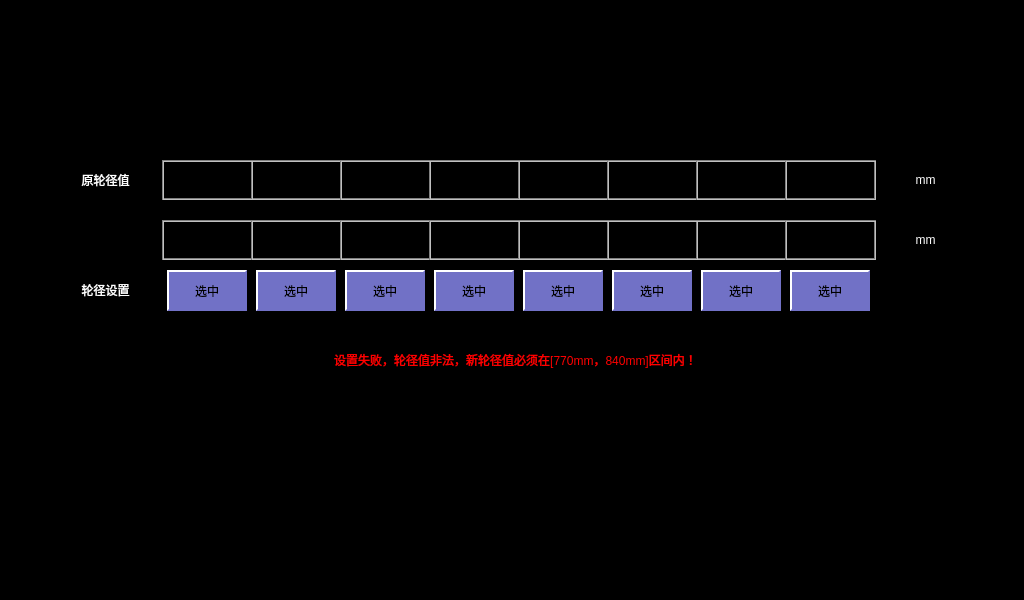
<?xml version="1.0" encoding="UTF-8"?>
<ui version="4.0">
 <class>WheelDiameterSet</class>
 <widget class="QWidget" name="WheelDiameterSet">
  <property name="geometry">
   <rect>
    <x>0</x>
    <y>0</y>
    <width>1024</width>
    <height>600</height>
   </rect>
  </property>
  <property name="windowTitle">
   <string>Form</string>
  </property>
  <property name="styleSheet">
   <string notr="true">QLabel
{
	color: white;
	border: 2px groove, gray;
    border-color: gray;
	font: 18px, &quot;微软雅黑&quot;;
}

QWidget
{
	background-color: black;
}

QPushButton
{
	font: 18px, &quot;微软雅黑&quot;;
    color: black;
	background-color: rgb(113, 113, 198);
	border:2px solid white; 
    border-right-color: rgb(113, 113, 198); 
    border-bottom-color: rgb(113, 113, 198);
}</string>
  </property>
  <widget class="QLabel" name="lblOriginD2">
   <property name="geometry">
    <rect>
     <x>518</x>
     <y>160</y>
     <width>91</width>
     <height>40</height>
    </rect>
   </property>
   <property name="text">
    <string/>
   </property>
   <property name="alignment">
    <set>Qt::AlignCenter</set>
   </property>
  </widget>
  <widget class="QLabel" name="lblOriginC2">
   <property name="geometry">
    <rect>
     <x>607</x>
     <y>160</y>
     <width>91</width>
     <height>40</height>
    </rect>
   </property>
   <property name="text">
    <string/>
   </property>
   <property name="alignment">
    <set>Qt::AlignCenter</set>
   </property>
  </widget>
  <widget class="QLabel" name="lblOriginD1">
   <property name="geometry">
    <rect>
     <x>429</x>
     <y>160</y>
     <width>91</width>
     <height>40</height>
    </rect>
   </property>
   <property name="text">
    <string/>
   </property>
   <property name="alignment">
    <set>Qt::AlignCenter</set>
   </property>
  </widget>
  <widget class="QLabel" name="lblOriginB2">
   <property name="geometry">
    <rect>
     <x>696</x>
     <y>160</y>
     <width>91</width>
     <height>40</height>
    </rect>
   </property>
   <property name="text">
    <string/>
   </property>
   <property name="alignment">
    <set>Qt::AlignCenter</set>
   </property>
  </widget>
  <widget class="QLabel" name="lblOriginB1">
   <property name="geometry">
    <rect>
     <x>251</x>
     <y>160</y>
     <width>91</width>
     <height>40</height>
    </rect>
   </property>
   <property name="text">
    <string/>
   </property>
   <property name="alignment">
    <set>Qt::AlignCenter</set>
   </property>
  </widget>
  <widget class="QLabel" name="lblOriginA1">
   <property name="geometry">
    <rect>
     <x>162</x>
     <y>160</y>
     <width>91</width>
     <height>40</height>
    </rect>
   </property>
   <property name="text">
    <string/>
   </property>
   <property name="alignment">
    <set>Qt::AlignCenter</set>
   </property>
  </widget>
  <widget class="QLabel" name="lblOriginA2">
   <property name="geometry">
    <rect>
     <x>785</x>
     <y>160</y>
     <width>91</width>
     <height>40</height>
    </rect>
   </property>
   <property name="text">
    <string/>
   </property>
   <property name="alignment">
    <set>Qt::AlignCenter</set>
   </property>
  </widget>
  <widget class="QLabel" name="lblOriginC1">
   <property name="geometry">
    <rect>
     <x>340</x>
     <y>160</y>
     <width>91</width>
     <height>40</height>
    </rect>
   </property>
   <property name="text">
    <string/>
   </property>
   <property name="alignment">
    <set>Qt::AlignCenter</set>
   </property>
  </widget>
  <widget class="QLabel" name="lblNewB2">
   <property name="geometry">
    <rect>
     <x>696</x>
     <y>220</y>
     <width>91</width>
     <height>40</height>
    </rect>
   </property>
   <property name="text">
    <string/>
   </property>
   <property name="alignment">
    <set>Qt::AlignCenter</set>
   </property>
  </widget>
  <widget class="QLabel" name="lblNewA1">
   <property name="geometry">
    <rect>
     <x>162</x>
     <y>220</y>
     <width>91</width>
     <height>40</height>
    </rect>
   </property>
   <property name="text">
    <string/>
   </property>
   <property name="alignment">
    <set>Qt::AlignCenter</set>
   </property>
  </widget>
  <widget class="QLabel" name="lblNewC2">
   <property name="geometry">
    <rect>
     <x>607</x>
     <y>220</y>
     <width>91</width>
     <height>40</height>
    </rect>
   </property>
   <property name="text">
    <string/>
   </property>
   <property name="alignment">
    <set>Qt::AlignCenter</set>
   </property>
  </widget>
  <widget class="QLabel" name="lblNewD2">
   <property name="geometry">
    <rect>
     <x>518</x>
     <y>220</y>
     <width>91</width>
     <height>40</height>
    </rect>
   </property>
   <property name="text">
    <string/>
   </property>
   <property name="alignment">
    <set>Qt::AlignCenter</set>
   </property>
  </widget>
  <widget class="QLabel" name="lblNewB1">
   <property name="geometry">
    <rect>
     <x>251</x>
     <y>220</y>
     <width>91</width>
     <height>40</height>
    </rect>
   </property>
   <property name="text">
    <string/>
   </property>
   <property name="alignment">
    <set>Qt::AlignCenter</set>
   </property>
  </widget>
  <widget class="QLabel" name="lblNewA2">
   <property name="geometry">
    <rect>
     <x>785</x>
     <y>220</y>
     <width>91</width>
     <height>40</height>
    </rect>
   </property>
   <property name="text">
    <string/>
   </property>
   <property name="alignment">
    <set>Qt::AlignCenter</set>
   </property>
  </widget>
  <widget class="QLabel" name="lblNewC1">
   <property name="geometry">
    <rect>
     <x>340</x>
     <y>220</y>
     <width>91</width>
     <height>40</height>
    </rect>
   </property>
   <property name="text">
    <string/>
   </property>
   <property name="alignment">
    <set>Qt::AlignCenter</set>
   </property>
  </widget>
  <widget class="QLabel" name="lblNewD1">
   <property name="geometry">
    <rect>
     <x>429</x>
     <y>220</y>
     <width>91</width>
     <height>40</height>
    </rect>
   </property>
   <property name="text">
    <string/>
   </property>
   <property name="alignment">
    <set>Qt::AlignCenter</set>
   </property>
  </widget>
  <widget class="QPushButton" name="btnA1">
   <property name="geometry">
    <rect>
     <x>167</x>
     <y>270</y>
     <width>80</width>
     <height>41</height>
    </rect>
   </property>
   <property name="focusPolicy">
    <enum>Qt::NoFocus</enum>
   </property>
   <property name="text">
    <string>选中</string>
   </property>
  </widget>
  <widget class="QPushButton" name="btnB1">
   <property name="geometry">
    <rect>
     <x>256</x>
     <y>270</y>
     <width>80</width>
     <height>41</height>
    </rect>
   </property>
   <property name="focusPolicy">
    <enum>Qt::NoFocus</enum>
   </property>
   <property name="text">
    <string>选中</string>
   </property>
  </widget>
  <widget class="QPushButton" name="btnC1">
   <property name="geometry">
    <rect>
     <x>345</x>
     <y>270</y>
     <width>80</width>
     <height>41</height>
    </rect>
   </property>
   <property name="focusPolicy">
    <enum>Qt::NoFocus</enum>
   </property>
   <property name="text">
    <string>选中</string>
   </property>
  </widget>
  <widget class="QPushButton" name="btnD1">
   <property name="geometry">
    <rect>
     <x>434</x>
     <y>270</y>
     <width>80</width>
     <height>41</height>
    </rect>
   </property>
   <property name="focusPolicy">
    <enum>Qt::NoFocus</enum>
   </property>
   <property name="text">
    <string>选中</string>
   </property>
  </widget>
  <widget class="QPushButton" name="btnD2">
   <property name="geometry">
    <rect>
     <x>523</x>
     <y>270</y>
     <width>80</width>
     <height>41</height>
    </rect>
   </property>
   <property name="focusPolicy">
    <enum>Qt::NoFocus</enum>
   </property>
   <property name="text">
    <string>选中</string>
   </property>
  </widget>
  <widget class="QPushButton" name="btnC2">
   <property name="geometry">
    <rect>
     <x>612</x>
     <y>270</y>
     <width>80</width>
     <height>41</height>
    </rect>
   </property>
   <property name="focusPolicy">
    <enum>Qt::NoFocus</enum>
   </property>
   <property name="text">
    <string>选中</string>
   </property>
  </widget>
  <widget class="QPushButton" name="btnB2">
   <property name="geometry">
    <rect>
     <x>701</x>
     <y>270</y>
     <width>80</width>
     <height>41</height>
    </rect>
   </property>
   <property name="focusPolicy">
    <enum>Qt::NoFocus</enum>
   </property>
   <property name="text">
    <string>选中</string>
   </property>
  </widget>
  <widget class="QPushButton" name="btnA2">
   <property name="geometry">
    <rect>
     <x>790</x>
     <y>270</y>
     <width>80</width>
     <height>41</height>
    </rect>
   </property>
   <property name="focusPolicy">
    <enum>Qt::NoFocus</enum>
   </property>
   <property name="text">
    <string>选中</string>
   </property>
  </widget>
  <widget class="QLabel" name="label_37">
   <property name="geometry">
    <rect>
     <x>60</x>
     <y>160</y>
     <width>91</width>
     <height>40</height>
    </rect>
   </property>
   <property name="styleSheet">
    <string notr="true">border: 0px;</string>
   </property>
   <property name="text">
    <string>原轮径值</string>
   </property>
   <property name="alignment">
    <set>Qt::AlignCenter</set>
   </property>
  </widget>
  <widget class="QLabel" name="label_38">
   <property name="geometry">
    <rect>
     <x>60</x>
     <y>270</y>
     <width>91</width>
     <height>40</height>
    </rect>
   </property>
   <property name="styleSheet">
    <string notr="true">border: 0px;</string>
   </property>
   <property name="text">
    <string>轮径设置</string>
   </property>
   <property name="alignment">
    <set>Qt::AlignCenter</set>
   </property>
  </widget>
  <widget class="QLabel" name="label_39">
   <property name="geometry">
    <rect>
     <x>880</x>
     <y>160</y>
     <width>91</width>
     <height>40</height>
    </rect>
   </property>
   <property name="styleSheet">
    <string notr="true">border: 0px;</string>
   </property>
   <property name="text">
    <string>mm</string>
   </property>
   <property name="alignment">
    <set>Qt::AlignCenter</set>
   </property>
  </widget>
  <widget class="QLabel" name="label_40">
   <property name="geometry">
    <rect>
     <x>880</x>
     <y>220</y>
     <width>91</width>
     <height>40</height>
    </rect>
   </property>
   <property name="styleSheet">
    <string notr="true">border: 0px;</string>
   </property>
   <property name="text">
    <string>mm</string>
   </property>
   <property name="alignment">
    <set>Qt::AlignCenter</set>
   </property>
  </widget>
  <widget class="QLabel" name="lblWarning">
   <property name="geometry">
    <rect>
     <x>160</x>
     <y>340</y>
     <width>711</width>
     <height>40</height>
    </rect>
   </property>
   <property name="styleSheet">
    <string notr="true">border-width: 0px;
color: red;</string>
   </property>
   <property name="text">
    <string>设置失败，轮径值非法，新轮径值必须在[770mm，840mm]区间内！</string>
   </property>
   <property name="alignment">
    <set>Qt::AlignCenter</set>
   </property>
  </widget>
 </widget>
 <resources/>
 <connections/>
</ui>
